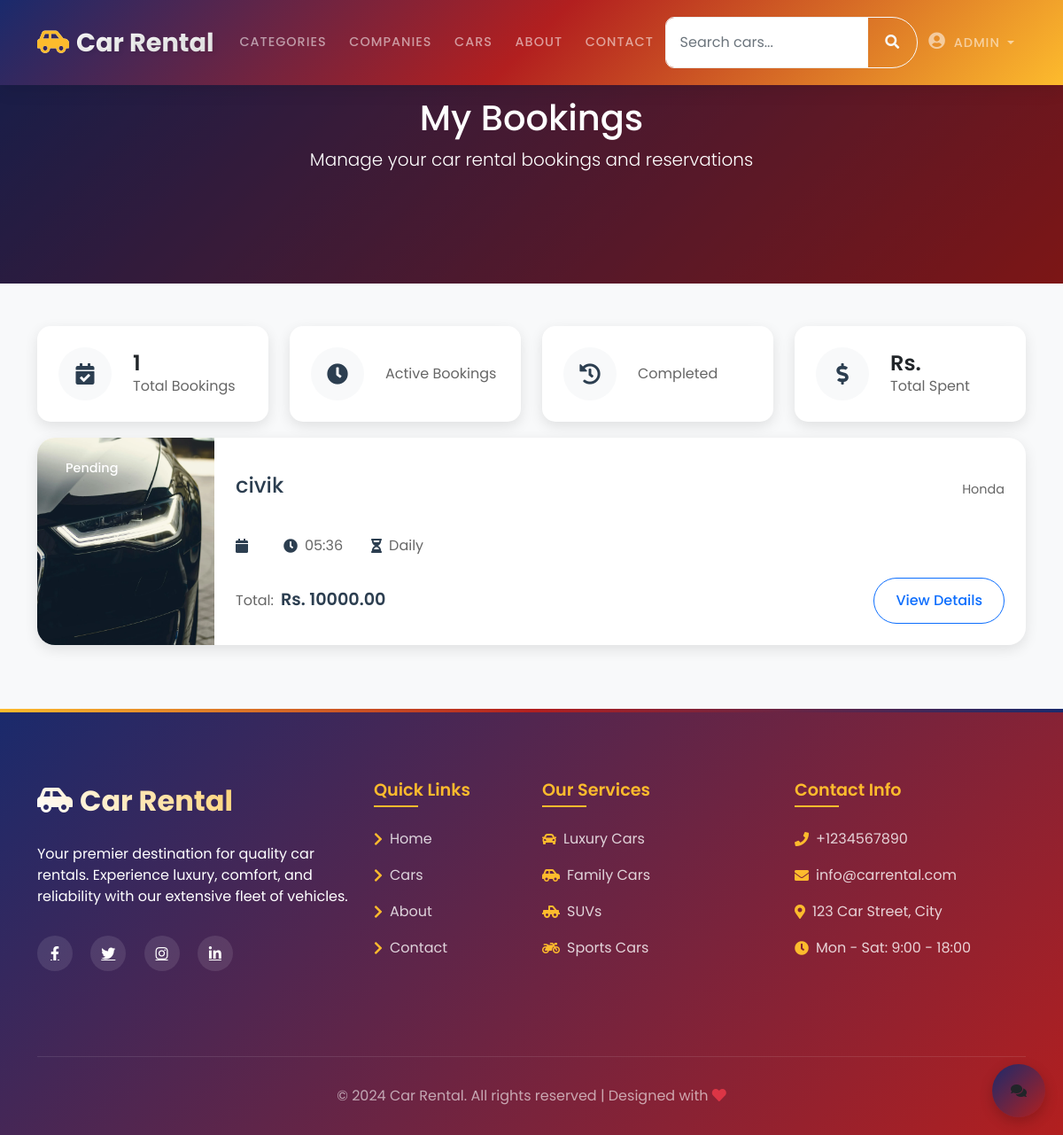
The page /bookings/ (signed in) on the database its author committed.
### Carapp/models.py (models this page shows, shortened)
class Booking(models.Model):
    BOOKING_STATUS = [
        ('PENDING', 'Pending'),
        ('CONFIRMED', 'Confirmed'),
        ('CANCELLED', 'Cancelled'),
        ('COMPLETED', 'Completed'),
    ]
    RENTAL_TYPE = [
        ('HOURLY', 'Hourly'),
        ('DAILY', 'Daily'),
        ('MONTHLY', 'Monthly'),
    ]
    car = models.ForeignKey(Car, on_delete=models.CASCADE)
    user = models.ForeignKey(User, on_delete=models.CASCADE)
    rental_type = models.CharField(max_length=10, choices=RENTAL_TYPE)
    start_time = models.DateTimeField()
    end_time = models.DateTimeField()
    status = models.CharField(max_length=10, choices=BOOKING_STATUS, default='PENDING')
    total_amount = models.DecimalField(max_digits=10, decimal_places=2)
    booking_date = models.DateTimeField(auto_now_add=True)

class Car(models.Model):
    TRANSMISSION_CHOICES = [
        ('AUTO', 'Automatic'),
        ('MANUAL', 'Manual'),
    ]
    category = models.ForeignKey(Category, on_delete=models.CASCADE)
    company = models.ForeignKey(Company, on_delete=models.CASCADE)
    name = models.CharField(max_length=200)
    model_year = models.IntegerField()
    transmission = models.CharField(max_length=10, choices=TRANSMISSION_CHOICES)
    seats = models.IntegerField()
    hourly_rate = models.DecimalField(max_digits=10, decimal_places=2)
    daily_rate = models.DecimalField(max_digits=10, decimal_places=2)
    monthly_rate = models.DecimalField(max_digits=10, decimal_places=2)
    image1 = models.ImageField(upload_to='car_images/')
    image2 = models.ImageField(upload_to='car_images/', blank=True)
    image3 = models.ImageField(upload_to='car_images/', blank=True)
    description = models.TextField()
    is_available = models.BooleanField(default=True)
    average_rating = models.DecimalField(
        max_digits=3,
        decimal_places=2,
        default=0.00,
        validators=[MinValueValidator(0.0), MaxValueValidator(5.0)]
    )
    total_ratings = models.IntegerField(default=0)

class Company(models.Model):
    name = models.CharField(max_length=100)
    logo = models.ImageField(upload_to='company_logos/', blank=True)
    description = models.TextField(blank=True)
    class Meta:
        verbose_name_plural = "Companies"

### Carapp/views.py (the view)
# urls.py: path('bookings/', views.my_bookings, name='my_bookings'),
@login_required
def my_bookings(request):
    bookings = Booking.objects.filter(user=request.user).order_by('-booking_date')
    return render(request, 'carapp/my_bookings.html', {
        'bookings': bookings
    })

### Carapp/templates/carapp/my_bookings.html (shortened to what this page needs)
{% extends 'carapp/base.html' %}
{% block content %}
<div class="bookings-hero">
    <div class="overlay"></div>
    <div class="container">
        <div class="hero-content text-center">
            <h1 class="animate__animated animate__fadeInUp">My Bookings</h1>
            <p class="lead animate__animated animate__fadeInUp" style="animation-delay: 200ms">
                Manage your car rental bookings and reservations
            </p>
        </div>
    </div>
</div>
<div class="container py-5">
    <div class="booking-stats mb-5">
        <div class="row g-4">
            <div class="col-md-3">
                <div class="stat-card">
                    <div class="stat-icon">
                        <i class="fas fa-calendar-check"></i>
                    </div>
                    <div class="stat-info">
                        <h3>{{ bookings.count }}</h3>
                        <p>Total Bookings</p>
                    </div>
                </div>
            </div>
            <div class="col-md-3">
                <div class="stat-card">
                    <div class="stat-icon">
                        <i class="fas fa-clock"></i>
                    </div>
                    <div class="stat-info">
                        <p>Active Bookings</p>
                    </div>
                </div>
            </div>
            <div class="col-md-3">
                <div class="stat-card">
                    <div class="stat-icon">
                        <i class="fas fa-history"></i>
                    </div>
                    <div class="stat-info">
                        <p>Completed</p>
                    </div>
                </div>
            </div>
            <div class="col-md-3">
                <div class="stat-card">
                    <div class="stat-icon">
                        <i class="fas fa-dollar-sign"></i>
                    </div>
                    <div class="stat-info">
                        <h3>Rs. {{ total_spent }}</h3>
                        <p>Total Spent</p>
                    </div>
                </div>
            </div>
        </div>
    </div>
    <div class="bookings-section">
        <div class="section-header d-flex justify-content-between align-items-center mb-4">
            <h2>Recent Bookings</h2>
            <div class="booking-filters">
            </div>
        </div>
        {% if bookings %}
        <div class="booking-cards">
            {% for booking in bookings %}
            <div class="booking-card animate__animated animate__fadeInUp" style="animation-delay: {{ forloop.counter|add:1 }}00ms">
                <div class="booking-image">
                    <img src="{{ booking.car.image1.url }}" alt="{{ booking.car.name }}">
                    <div class="booking-status {{ booking.status|lower }}">
                        {{ booking.get_status_display }}
                    </div>
                </div>
                <div class="booking-details">
                    <div class="car-info">
                        <h3>{{ booking.car.name }}</h3>
                        <p class="company">{{ booking.car.company.name }}</p>
                    </div>
                    <div class="booking-meta">
                        <div class="meta-item">
                            <i class="fas fa-calendar"></i>
                        </div>
                        <div class="meta-item">
                            <i class="fas fa-clock"></i>
                            <span>{{ booking.start_time|time:"H:i" }}</span>
                        </div>
                        <div class="meta-item">
                            <i class="fas fa-hourglass-half"></i>
                            <span>{{ booking.duration }} {{ booking.get_rental_type_display }}</span>
                        </div>
                    </div>
                    <div class="booking-actions">
                        <div class="price">
                            <span class="label">Total:</span>
                            <span class="amount">Rs. {{ booking.total_amount }}</span>
                        </div>
                        <a href="{% url 'carapp:booking_detail' booking.id %}" class="btn btn-outline-primary">
                            View Details
                        </a>
                    </div>
                </div>
            </div>
            {% endfor %}
        </div>
        {% endif %}
    </div>
</div>
{% endblock %}

### Carapp/templates/carapp/base.html (shortened to what this page needs)
{% load static %}
<!DOCTYPE html>
<html lang="en">
<head>
    <link href="https://cdn.jsdelivr.net/npm/bootstrap@5.1.3/dist/css/bootstrap.min.css" rel="stylesheet">
    <link href="https://cdnjs.cloudflare.com/ajax/libs/font-awesome/5.15.4/css/all.min.css" rel="stylesheet">
    <link rel="stylesheet" href="https://cdnjs.cloudflare.com/ajax/libs/animate.css/4.1.1/animate.min.css">
    <link rel="stylesheet" href="{% static 'carapp/style.css' %}">
</head>
<body>
    <nav class="navbar navbar-expand-lg navbar-dark bg-dark fixed-top">
        <div class="container">
            <a class="navbar-brand" href="{% url 'carapp:home' %}">
                <i class="fas fa-car-side me-2"></i>Car Rental
            </a>
            <div class="collapse navbar-collapse" id="navbarNav">
                <ul class="navbar-nav me-auto">
                    <li class="nav-item">
                        <a class="nav-link" href="{% url 'carapp:category_list' %}">Categories</a>
                    </li>
                    <li class="nav-item">
                        <a class="nav-link" href="{% url 'carapp:company_list' %}">Companies</a>
                    </li>
                    <li class="nav-item">
                        <a class="nav-link" href="{% url 'carapp:car_list' %}">Cars</a>
                    </li>
                    <li class="nav-item">
                        <a class="nav-link" href="{% url 'carapp:about' %}">About</a>
                    </li>
                    <li class="nav-item">
                        <a class="nav-link" href="{% url 'carapp:contact' %}">Contact</a>
                    </li>
                </ul>
                <form class="d-flex mx-auto" action="{% url 'carapp:search_cars' %}" method="GET">
                    <div class="input-group">
                        <input type="search" name="q" class="form-control search-input" placeholder="Search cars..." aria-label="Search">
                        <button class="btn btn-outline-light" type="submit">
                            <i class="fas fa-search"></i>
                        </button>
                    </div>
                </form>
                <div class="navbar-nav">
                    {% if user.is_authenticated %}
                        <div class="nav-item dropdown">
                            <a class="nav-link dropdown-toggle" href="#" id="profileDropdown" role="button" data-bs-toggle="dropdown" aria-expanded="false">
                                <i class="fas fa-user-circle me-1"></i>
                                {{ user.username }}
                            </a>
                        </div>
                    {% else %}
                        <a class="nav-link" href="{% url 'login' %}">
                            <i class="fas fa-sign-in-alt me-1"></i>Login
                        </a>
                    {% endif %}
                </div>
            </div>
        </div>
    </nav>
    <div style="margin-top: 56px;">
        {% block content %}
        {% endblock %}
    </div>
    <div class="chatbot-toggle" onclick="toggleChatbot()">
        <i class="fas fa-comments"></i>
    </div>
    <footer>
        <div class="container">
            <div class="row">
                <div class="col-lg-4 col-md-6">
                    <div class="footer-section">
                        <div class="footer-brand">
                            <i class="fas fa-car-side me-2"></i>Car Rental
                        </div>
                        <p>Your premier destination for quality car rentals. Experience luxury, comfort, and reliability with our extensive fleet of vehicles.</p>
                        <div class="footer-social">
                            <a href="#"><i class="fab fa-facebook-f"></i></a>
                            <a href="#"><i class="fab fa-twitter"></i></a>
                            <a href="#"><i class="fab fa-instagram"></i></a>
                            <a href="#"><i class="fab fa-linkedin-in"></i></a>
                        </div>
                    </div>
                </div>
                <div class="col-lg-2 col-md-6">
                    <div class="footer-section">
                        <h5>Quick Links</h5>
                        <ul class="footer-links">
                            <li><a href="{% url 'carapp:home' %}"><i class="fas fa-chevron-right"></i>Home</a></li>
                            <li><a href="{% url 'carapp:car_list' %}"><i class="fas fa-chevron-right"></i>Cars</a></li>
                            <li><a href="{% url 'carapp:about' %}"><i class="fas fa-chevron-right"></i>About</a></li>
                            <li><a href="{% url 'carapp:contact' %}"><i class="fas fa-chevron-right"></i>Contact</a></li>
                        </ul>
                    </div>
                </div>
                <div class="col-lg-3 col-md-6">
                    <div class="footer-section">
                        <h5>Our Services</h5>
                        <ul class="footer-links">
                            <li><a href="#"><i class="fas fa-car"></i>Luxury Cars</a></li>
                            <li><a href="#"><i class="fas fa-car-side"></i>Family Cars</a></li>
                            <li><a href="#"><i class="fas fa-truck-pickup"></i>SUVs</a></li>
                            <li><a href="#"><i class="fas fa-motorcycle"></i>Sports Cars</a></li>
                        </ul>
                    </div>
                </div>
                <div class="col-lg-3 col-md-6">
                    <div class="footer-section">
                        <h5>Contact Info</h5>
                        <ul class="footer-links">
                            <li><a href="#"><i class="fas fa-phone"></i>+1234567890</a></li>
                            <li><a href="#"><i class="fas fa-envelope"></i>info@carrental.com</a></li>
                            <li><a href="#"><i class="fas fa-map-marker-alt"></i>123 Car Street, City</a></li>
                            <li><a href="#"><i class="fas fa-clock"></i>Mon - Sat: 9:00 - 18:00</a></li>
                        </ul>
                    </div>
                </div>
            </div>
            <div class="footer-bottom">
                <p>&copy; 2024 Car Rental. All rights reserved | Designed with <i class="fas fa-heart text-danger"></i></p>
            </div>
        </div>
    </footer>
</body>
</html>

### rows shown on the page
Booking: car.image1 (picture), status "Pending", car.name "civik", car.company.name "Honda", start_time "05:36", rental_type "Daily", total_amount "10000.00"

### other values the page prints
{{ user.username }} "ADMIN"
{{ bookings.count }} "1"
